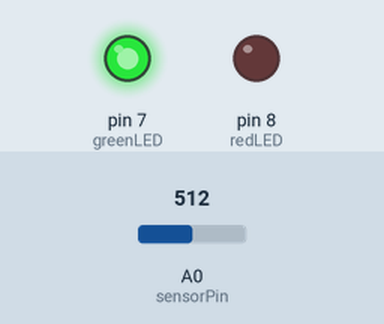
Simulated run of this sketch. Board: Arduino Uno, built with avr-gcc and run on an emulated ATmega328P. Shown: output pins drawn as LEDs (lit = HIGH). The inputs (shaded band) are chosen by the test bench; at power-on: A0 (sensorPin) = 512. What the sketch prints to the serial monitor is not drawn.

Above: at 1.8 s.
1.9 s: A0 (sensorPin) set to 671
4.7 s: A0 (sensorPin) set to 695
At 5.5 s:
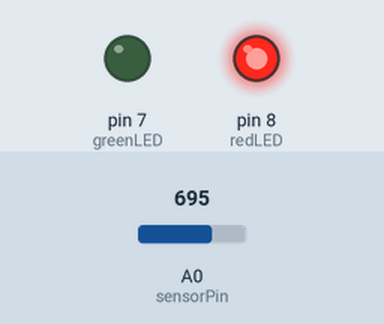
7.5 s: A0 (sensorPin) set to 511
At 9.3 s:
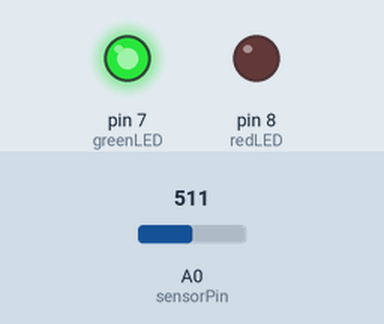
10.5 s: A0 (sensorPin) set to 716
At 12.2 s:
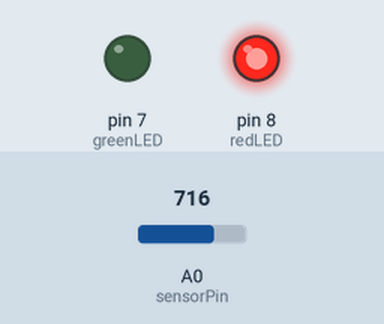
Timing chart, 0 to 13.7 s (numbered marks = the images above; inputs shaded):
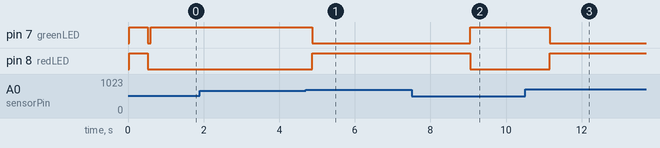

Measured:
- the behaviour switches between 685 and 686 on A0 (sensorPin) (found by bisection; images 0 and 1)
- after the input at 1.9 s, every drawn part: stays the same
- after the input at 4.7 s, pin 7 (greenLED): HIGH → LOW after 0.17 s; pin 8 (redLED): LOW → HIGH after 0.17 s
- after the input at 7.5 s, pin 7 (greenLED): LOW → HIGH after 1.6 s; pin 8 (redLED): HIGH → LOW after 1.6 s
- after the input at 10.5 s, pin 7 (greenLED): HIGH → LOW after 0.66 s; pin 8 (redLED): LOW → HIGH after 0.66 s

The sketch:

SoilMoisture_Simple.ino
```cpp
const int sensorPin = A0;   // Soil moisture analog input
const int greenLED = 7;     // Green LED pin
const int redLED = 8;       // Red LED pin

int sensorValue = 0;        // Raw sensor value
int moisturePercent = 0;    // Mapped percentage

void setup() {
  // Serial setup for monitoring
  Serial.begin(9600);
  Serial.println("Arduino Uno Soil Moisture Sensor Starting...");
  Serial.println("=== FarmNex Soil Monitor (Simplified) ===");
  Serial.println("");

  // LED pins
  pinMode(greenLED, OUTPUT);
  pinMode(redLED, OUTPUT);

  // Test LEDs on startup
  digitalWrite(greenLED, HIGH);
  digitalWrite(redLED, HIGH);
  delay(500);
  digitalWrite(greenLED, LOW);
  digitalWrite(redLED, LOW);

  Serial.println("Setup complete. Reading sensor data...");
  Serial.println("Calibration: Dry=1023, Wet=200 (adjust as needed)");
  Serial.println("Threshold: >40% = Green LED, <=40% = Red LED");
  Serial.println("");
}

void loop() {
  // Read sensor
  sensorValue = analogRead(sensorPin);

  // Map to percentage (adjust values for calibration)
  // 1023 = completely dry (no moisture)
  // 200 = completely wet (in water)
  moisturePercent = map(sensorValue, 1023, 200, 0, 100);

  // Constrain to valid range
  moisturePercent = constrain(moisturePercent, 0, 100);

  // LED logic and status
  if (moisturePercent > 40) {   // Soil wet enough
    digitalWrite(greenLED, HIGH);
    digitalWrite(redLED, LOW);
    Serial.println("Status: Soil is wet enough (Green LED ON)");
  } else {                      // Soil too dry
    digitalWrite(greenLED, LOW);
    digitalWrite(redLED, HIGH);
    Serial.println("Status: Soil too dry! (Red LED ON)");
  }

  // Serial output for monitoring
  Serial.print("Raw Sensor Value: ");
  Serial.print(sensorValue);
  Serial.print(" | Moisture: ");
  Serial.print(moisturePercent);
  Serial.println("%");

  // Show moisture level graphically
  Serial.print("Level: [");
  int bars = moisturePercent / 10;  // 0-10 bars
  for (int i = 0; i < 10; i++) {
    if (i < bars) {
      Serial.print("█");
    } else {
      Serial.print("░");
    }
  }
  Serial.print("] ");
  Serial.print(moisturePercent);
  Serial.println("%");

  // Moisture classification
  if (moisturePercent >= 70) {
    Serial.println("Classification: Very Wet 💧💧💧");
  } else if (moisturePercent >= 50) {
    Serial.println("Classification: Wet 💧💧");
  } else if (moisturePercent >= 30) {
    Serial.println("Classification: Moist 💧");
  } else if (moisturePercent >= 10) {
    Serial.println("Classification: Dry 🟡");
  } else {
    Serial.println("Classification: Very Dry 🔴");
  }

  Serial.println("---");
  delay(2000); // Read every 2 seconds
}

/*
 * Calibration Instructions:
 * 1. Upload this code to Arduino
 * 2. Open Serial Monitor (9600 baud)
 * 3. Put sensor in dry soil/air -> note Raw value (should be ~1023)
 * 4. Put sensor in wet soil/water -> note Raw value (should be ~200-400)
 * 5. Adjust the map() values in line 42 based on your readings
 *
 * Example: If dry=950 and wet=300, change to:
 * moisturePercent = map(sensorValue, 950, 300, 0, 100);
 */
```
